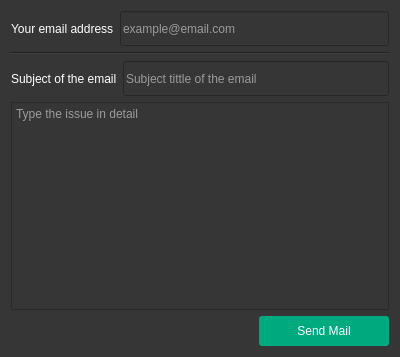
<?xml version="1.0" encoding="UTF-8"?>
<ui version="4.0">
 <class>Dialog</class>
 <widget class="QDialog" name="Dialog">
  <property name="geometry">
   <rect>
    <x>0</x>
    <y>0</y>
    <width>400</width>
    <height>357</height>
   </rect>
  </property>
  <property name="windowTitle">
   <string>Send Email</string>
  </property>
  <property name="styleSheet">
   <string notr="true">*{
background-color:rgb(54,54,54);
color:white;
	font: 12pt &quot;MS Shell Dlg 2&quot;;
}
QPushButton{
background-color: rgb(0, 170, 127);
border-radius:3px;
}
QPushButton:hover{
border:2px solid white;
}
QPushButton:pressed{
border:3px solid grey;
}</string>
  </property>
  <layout class="QVBoxLayout" name="verticalLayout">
   <item>
    <layout class="QHBoxLayout" name="horizontalLayout">
     <item>
      <widget class="QLabel" name="label">
       <property name="minimumSize">
        <size>
         <width>0</width>
         <height>35</height>
        </size>
       </property>
       <property name="maximumSize">
        <size>
         <width>16777215</width>
         <height>35</height>
        </size>
       </property>
       <property name="text">
        <string>Your email address</string>
       </property>
      </widget>
     </item>
     <item>
      <widget class="QLineEdit" name="emailLE">
       <property name="minimumSize">
        <size>
         <width>200</width>
         <height>35</height>
        </size>
       </property>
       <property name="placeholderText">
        <string>example@email.com</string>
       </property>
      </widget>
     </item>
    </layout>
   </item>
   <item>
    <widget class="Line" name="line">
     <property name="orientation">
      <enum>Qt::Horizontal</enum>
     </property>
    </widget>
   </item>
   <item>
    <layout class="QHBoxLayout" name="horizontalLayout_2">
     <item>
      <widget class="QLabel" name="label_2">
       <property name="minimumSize">
        <size>
         <width>0</width>
         <height>35</height>
        </size>
       </property>
       <property name="text">
        <string>Subject of the email</string>
       </property>
      </widget>
     </item>
     <item>
      <widget class="QLineEdit" name="subjectLE">
       <property name="minimumSize">
        <size>
         <width>200</width>
         <height>35</height>
        </size>
       </property>
       <property name="placeholderText">
        <string>Subject tittle of the email</string>
       </property>
      </widget>
     </item>
    </layout>
   </item>
   <item>
    <widget class="QTextEdit" name="textEdit">
     <property name="placeholderText">
      <string>Type the issue in detail</string>
     </property>
    </widget>
   </item>
   <item>
    <layout class="QHBoxLayout" name="horizontalLayout_3">
     <item>
      <spacer name="horizontalSpacer">
       <property name="orientation">
        <enum>Qt::Horizontal</enum>
       </property>
       <property name="sizeHint" stdset="0">
        <size>
         <width>40</width>
         <height>20</height>
        </size>
       </property>
      </spacer>
     </item>
     <item>
      <widget class="QPushButton" name="sendBtn">
       <property name="minimumSize">
        <size>
         <width>130</width>
         <height>30</height>
        </size>
       </property>
       <property name="text">
        <string>Send Mail</string>
       </property>
      </widget>
     </item>
    </layout>
   </item>
  </layout>
 </widget>
 <resources/>
 <connections/>
</ui>
